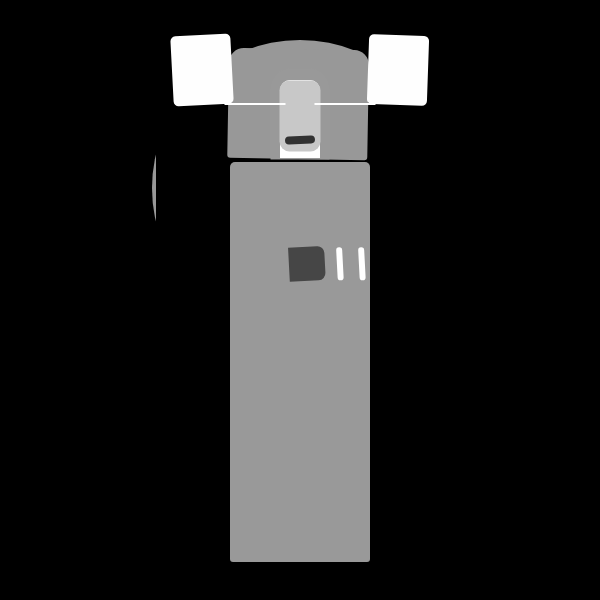
Frame 1 (no input)
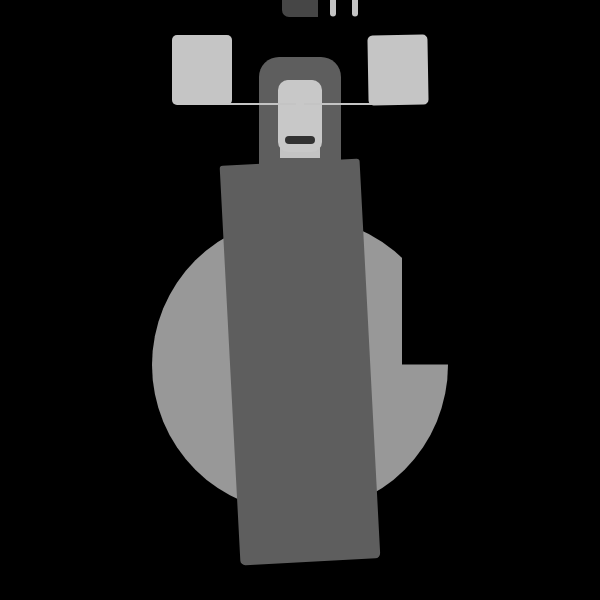
Frame 60 (no input)
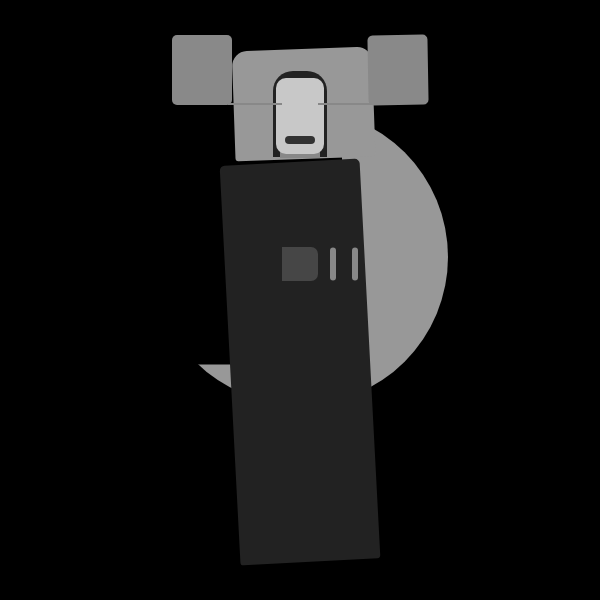
Frame 120 (the mouse pressed at the canvas centre since frame 60)

The p5.js sketch that drew these frames (run headless with seeded random() and noise() and a simulated clock; from frame 60 on, the mouse is pressed at the canvas centre):

// p5.js sketch
// ── sketch.js
//circle
let circle_y = 185; // Step 1 and Step 2 can be combined
let speed01 = 3;

//blackrect
let blackrect = 300;
let speed02 = 6;

//bottomrect
let angle = 0;
let boxColor01 = 152;
let colorChange = 1;
let bgColor = 0;


//rotated side rect
let boxColor02 = 254;

//blackband
let blackband_Dim = 60;
let blackband_Scale = 1;

//button
let button_x = 40
let button_y = 70
let growth = 1

//button back
let buttonback_x = 58
let buttonback_y = 90



function setup() {
  createCanvas(600, 600);
   rectMode(CENTER)
  ellipseMode(CENTER)
 noStroke();
  angleMode(DEGREES);
}


function draw() {
  background(000);

//circle

fill(color(152));
if (circle_y > 400 || circle_y < 0) {
    speed01 = speed01*-1;
  }
  circle_y = circle_y + speed01;
circle(300, circle_y, 296)


//blackrect
fill(color(0));
if (blackrect > 600 || blackrect < 0) {
    speed02 = speed02*-1;
  }
  blackrect = blackrect + speed02;
rect(blackrect, 208, 300, 313);

//bottomrect
if (boxColor01 > 152 || boxColor01 < bgColor) {
    colorChange = -colorChange;
  }
  boxColor01 = boxColor01 + colorChange;

fill(boxColor01);
push();
translate(300, 362);
rotate(angle);

rect(0, 0, 140, 400, 5, 5, 3, 3);
pop();
angle++;


//upperrect

fill(color(152));
push();
translate(300, 0);
rotate(angle);
angle++;
rect(0, 104, 140, 110, 15, 15, 3, 3);
pop();



//rotated side rect
fill(boxColor02);
if (boxColor02 > 255 || boxColor02 < bgColor) {
    colorChange = -colorChange;
  }
  boxColor02 = boxColor02 + colorChange;

push()
    translate(398, 70);
    rotate(angle);
    rect(0, 0, 60, 70, 5);
pop();
angle++;

push()
    translate(202, 70);
    rotate(angle*-1);
    rect(0, 0, 60, 70, 5);
pop()





fill(boxColor01);
if (buttonback_x > 150 || buttonback_x < 58) {
    blackband_Scale = blackband_Scale*-1;
  }
  buttonback_x = buttonback_x + blackband_Scale;
if (buttonback_y > 200|| buttonback_y < 90) {
    blackband_Scale = blackband_Scale*-1;
    }
    buttonback_y = buttonback_y + blackband_Scale;
rect(300, 114, buttonback_x, buttonback_y, 20, 20, 0, 0);


fill(boxColor02);
rect(300, 119, 40, 78, 10, 10, 0, 0);

//button
fill(color(200));
if (button_x > 110 || button_x < 40) {
    growth = growth*-1;
  }
  button_x = button_x + growth;

if (button_y > 100 || button_y < 70) {
    growth = growth*-1;
  }
  button_y = button_y + growth;

rect(300, 116, button_x, button_y, 10, 10, 10, 10);


fill(color(50));
push()
    translate(300, 140);
    rotate(angle*-1);
    rect(0, 0, 30, 8, 4, 4, 4, 4)
pop()




fill(color(70));
push()
    translate(300, 132);
    rotate(angle*-1);
    rect(0, 132, 36, 34, 0, 7, 7, 0)
pop()



fill(boxColor02);
push()
    translate(333, 132);
    rotate(angle*-1);
    rect(0, 132, 6, 33, 3)

pop()

push()
    translate(355, 132);
    rotate(angle*-1);
    rect(0, 132, 6, 33, 3)

pop()


//blackband
fill(boxColor02);
if (blackband_Dim > 100 || blackband_Dim < 50) {
    blackband_Scale = blackband_Scale*-1;
  }
  blackband_Dim = blackband_Dim + blackband_Scale;

rect(255, 104, blackband_Dim, 2);

rect(345, 104, blackband_Dim, 2);

}
